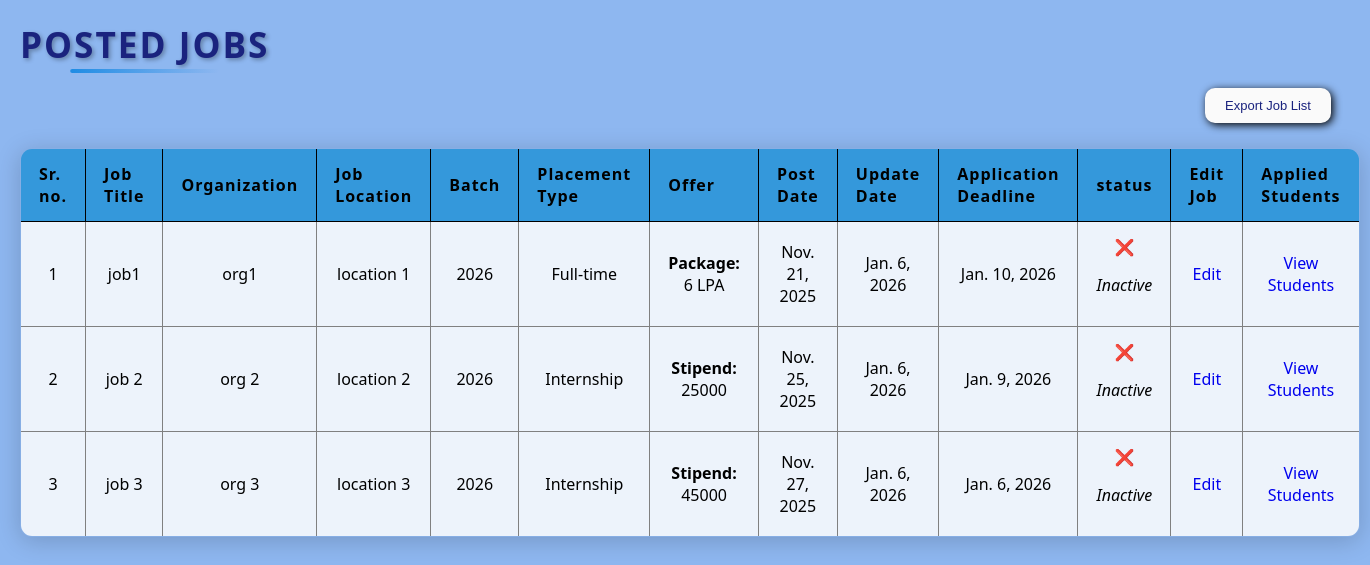
/admin_home/view_jobs/ (signed in), run on an earlier commit of the app's database.
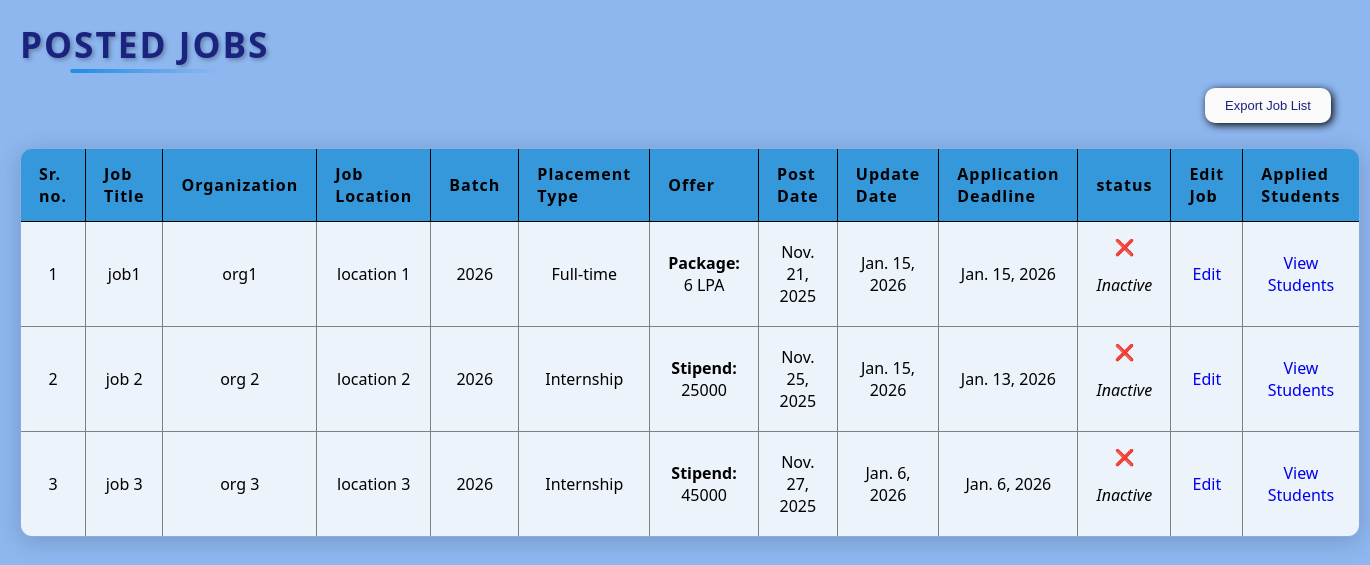
And on a later commit of the database.
### placement/models.py (models this page shows, shortened)
class Job(models.Model):
    job_id = models.UUIDField(primary_key=True, default=uuid.uuid4, editable=False)
    title = models.CharField(max_length=100)
    organization = models.CharField(max_length=100)
    location = models.CharField(max_length=100)
    description = models.TextField()
    placement_type = models.CharField(max_length=50)
    job_stipend = models.CharField(max_length=50)
    package = models.CharField(max_length=50)
    eligiblity_batch = models.CharField(max_length=50)
    eligiblity_10_marks = models.DecimalField(max_digits=5, decimal_places=2)
    eligiblity_12_marks = models.DecimalField(max_digits=5, decimal_places=2)
    eligiblity_college_marks = models.DecimalField(max_digits=5, decimal_places=2)
    eligiblity_others = models.TextField()
    application_deadline = models.DateField()
    question1 = models.CharField(max_length=200, blank=True, null=True)
    question2 = models.CharField(max_length=200, blank=True, null=True)
    question3 = models.CharField(max_length=200, blank=True, null=True)
    question4 = models.CharField(max_length=200, blank=True, null=True)
    question5 = models.CharField(max_length=200, blank=True, null=True)
    question6 = models.CharField(max_length=200, blank=True, null=True)
    question7 = models.CharField(max_length=200, blank=True, null=True)
    question8 = models.CharField(max_length=200, blank=True, null=True)
    question9 = models.CharField(max_length=200, blank=True, null=True)
    question10 = models.CharField(max_length=200, blank=True, null=True)
    type1 = models.CharField(max_length=20, blank=True, null=True)
    type2 = models.CharField(max_length=20, blank=True, null=True)
    type3 = models.CharField(max_length=20, blank=True, null=True)
    type4 = models.CharField(max_length=20, blank=True, null=True)
    type5 = models.CharField(max_length=20, blank=True, null=True)
    type6 = models.CharField(max_length=20, blank=True, null=True)
    type7 = models.CharField(max_length=20, blank=True, null=True)
    type8 = models.CharField(max_length=20, blank=True, null=True)
    type9 = models.CharField(max_length=20, blank=True, null=True)
    type10 = models.CharField(max_length=20, blank=True, null=True)
    post_date = models.DateField(auto_now_add=True)
    update_date = models.DateField(blank=True, null=True)
    active_status = models.BooleanField(default=True)

### placement/views.py (the view)
# urls.py: path('admin_home/view_jobs/', views.view_jobs, name='view_jobs'),
@login_required(login_url='/admin_login/')
def view_jobs(request):
    today = timezone.now().date()
    Job.objects.filter(application_deadline__lt=today, active_status=True).update(active_status=False)
    job_list= Job.objects.all()
    return render(request, "view_jobs.html", {"job_list":job_list})

### templates/view_jobs.html (shortened to what this page needs)
{% load static %}
<!DOCTYPE html>
<html lang="en">
<head>
    <link rel="stylesheet" href="{% static 'CSS/view_jobs.css' %}">
</head>
<body class="job-view-body">
    <h2 id="posted-jobs" > Posted Jobs</h2><br>
    <button class="export-btn" onclick="window.location.href='{% url 'export_jobs' %}'"> Export Job List </button>
    {% if job_list %}
        <table border="1" class="job-table">
            <tr style="border: 1px solid #000000;">
                <th>Sr. no.</th>
                <th>Job Title</th>
                <th>Organization</th>
                <th>Job Location</th>
                <th>Batch</th>
                <th>Placement Type </th>
                <th>Offer</th>
                <th>Post Date</th>
                <th>Update Date</th>
                <th>Application Deadline</th>
                <th>status</th>
                <th>Edit Job</th>
                <th>Applied Students</th>
            </tr>
            {% for job in job_list %}
            <tr>
                <td>{{ forloop.counter }}</td>
                <td>{{ job.title }}</td>
                <td>{{ job.organization }}</td>
                <td>{{ job.location }}</td>
                <td>{{job.eligiblity_batch}}</td>
                <td>{{ job.placement_type }}</td>
                <td>
                    {% if job.placement_type == "Internship" %}
                        <strong>Stipend:</strong> {{ job.job_stipend }}
                    {% elif job.placement_type == "Full-time" %}
                        <strong>Package:</strong> {{ job.package }} LPA
                    {% elif job.placement_type == "Internship + PPO" %}
                        <strong>Stipend:</strong> {{ job.job_stipend }}<br>
                        <strong>PPO:</strong> {{ job.package }} LPA
                    {% else %}
                        N/A
                    {% endif %}
                </td>
                <td>{{ job.post_date }}</td>
                <td>{{job.update_date}}</td>
                <td>{{ job.application_deadline }}</td>
                <td id="active_status">
                    {% if job.active_status == True %}
                        ✅
                        <p style="font-style: italic;">Active</p>
                    {% else %}
                        ❌
                        <p style="font-style: italic;">Inactive</p>
                    {% endif %}
                </td>
                <td><a href="{% url 'edit_job' job.job_id %}">Edit</a></td>
                <td><a href="{% url 'applied_student_list' job.job_id %}">View Students</a></td>
            </tr>
            {% endfor %}
        </table>
    {% else %}
        <p>No Jobs Available Yet</p>
    {% endif %}
</body>
</html>

What changed in the data, as far as the page shows it:
changed Job "job1": update_date "Jan. 6, 2026" → "Jan. 15, 2026"; application_deadline "Jan. 10, 2026" → "Jan. 15, 2026"
changed Job "job 2": update_date "Jan. 6, 2026" → "Jan. 15, 2026"; application_deadline "Jan. 9, 2026" → "Jan. 13, 2026"
